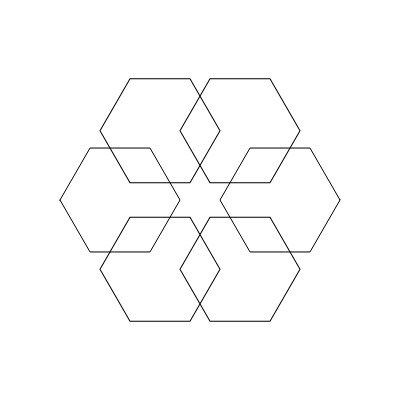
Frame 1 (no input)
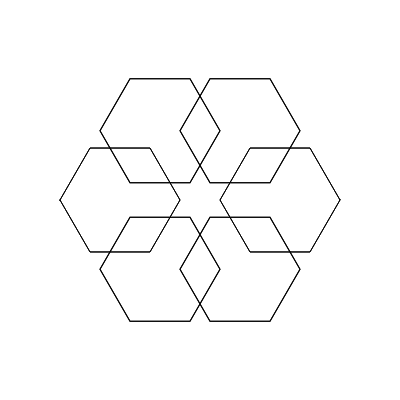
Frame 2 (the mouse pressed at the canvas centre, redrawn once)

The p5.js sketch that drew these frames (run headless with seeded random() and noise() and a simulated clock; the mouse was pressed at the canvas centre and the sketch redrawn once):

// p5.js sketch
// ── sketch.js
/*
Code written by Selcuk ARTUT 2022
Geometric Patterns with Creative Coding 
All rights reserved
*/

//scale factor
let a = 20;

function setup() {
  createCanvas(400, 400);
  angleMode(DEGREES);
  noFill();
  noLoop();
}

function draw() {
  push();
    translate(width*0.5,height*0.5);
    for(let i=0;i<6;i++){
      push();
        rotate(60*i);
        translate(4*a,0);
        beginShape();
        //hexagon
        for(let k=0;k<6;k++){
          let x = 3 * a * cos(k*60);
          let y = 3 * a * sin(k*60);
          vertex(x,y);
        }
        endShape(CLOSE);
      pop();
    }
  pop();
}
